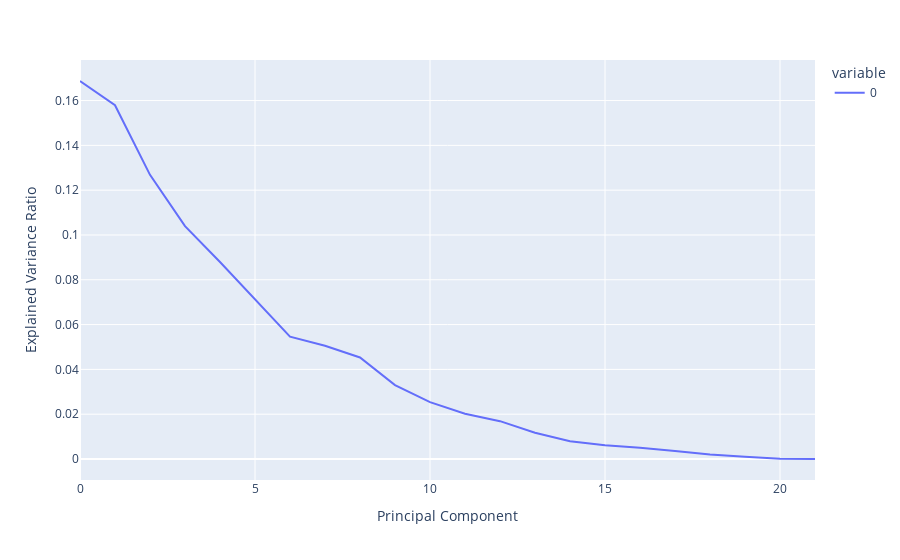

The notebook cell this image was saved under:
### Code cell
px.line(pca.explained_variance_ratio_, labels={'index':'Principal Component','value':'Explained Variance Ratio'})

### Figure 1 — Plotly figure (JSON) as saved in the notebook; plotly's stock layout.template omitted (floating-point values rounded to 4 significant figures)
{"data": [{"hovertemplate": "variable=0<br>Principal Component=%{x}<br>Explained Variance Ratio=%{y}<extra></extra>", "legendgroup": "0", "line": {"color": "#636efa", "dash": "solid"}, "marker": {"symbol": "circle"}, "mode": "lines", "name": "0", "orientation": "v", "showlegend": true, "type": "scatter", "x": [0, 1, 2, 3, 4, 5, 6, 7, 8, 9, 10, 11, 12, 13, 14, 15, 16, 17, 18, 19, 20, 21], "xaxis": "x", "y": [0.1687, 0.1579, 0.1268, 0.1039, 0.08792, 0.07114, 0.05463, 0.05058, 0.04533, 0.03298, 0.02539, 0.02023, 0.01689, 0.01175, 0.0079, 0.006118, 0.005037, 0.003532, 0.00197, 0.001051, 0.0001058, 2.182e-06], "yaxis": "y"}], "layout": {"legend": {"title": {"text": "variable"}, "tracegroupgap": 0}, "margin": {"t": 60}, "xaxis": {"anchor": "y", "domain": [0, 1], "title": {"text": "Principal Component"}}, "yaxis": {"anchor": "x", "domain": [0, 1], "title": {"text": "Explained Variance Ratio"}}}}
